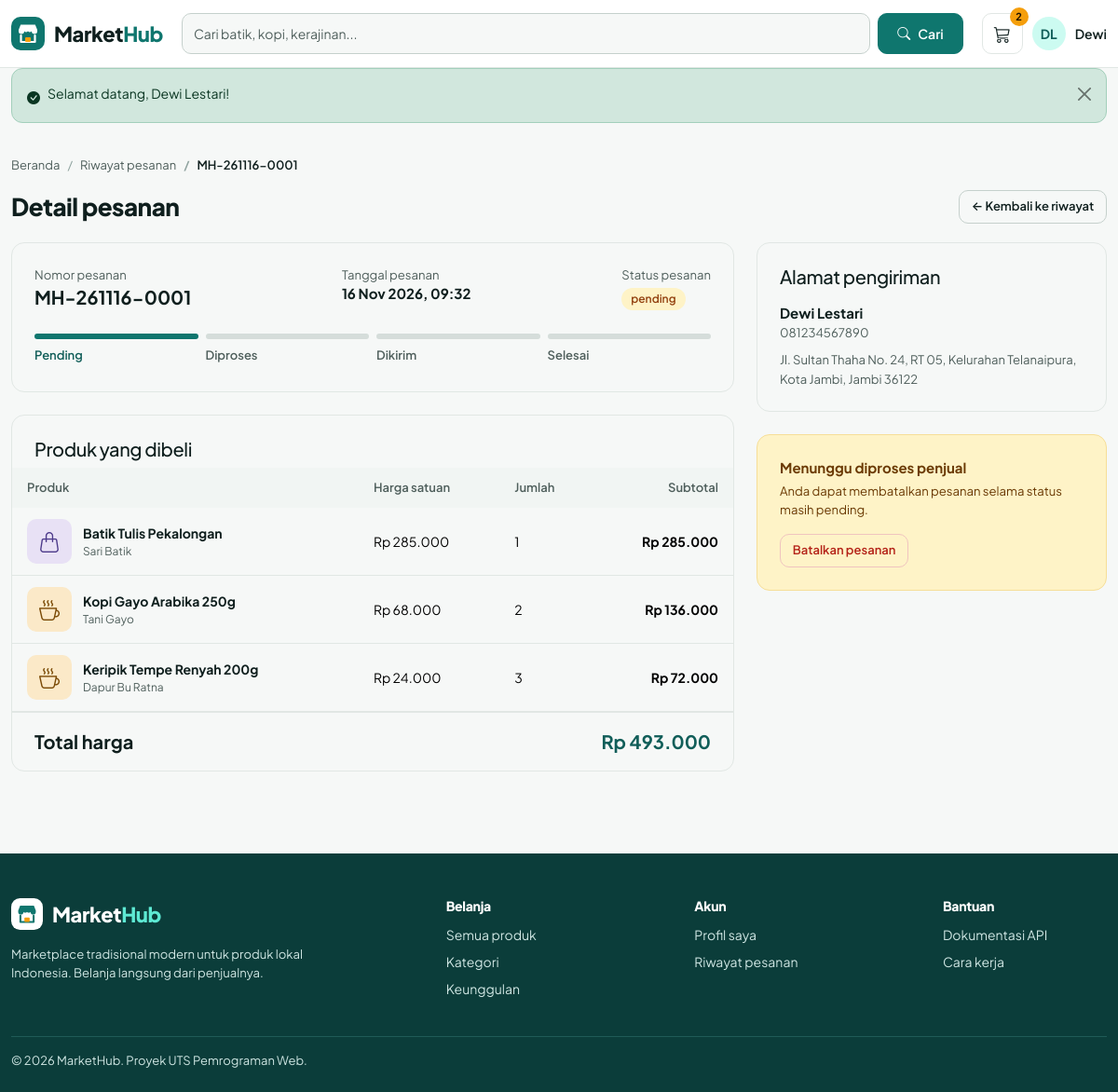
The app's page /pembeli/detail-pesanan.php?id=1 (signed in) with its own data.
### tables this page shows
CREATE TABLE users (
  id         INT UNSIGNED NOT NULL AUTO_INCREMENT,
  nama       VARCHAR(100) NOT NULL,
  email      VARCHAR(150) NOT NULL,
  password   VARCHAR(255) NOT NULL,
  role       ENUM('admin','penjual','pembeli') NOT NULL DEFAULT 'pembeli',
  status     ENUM('aktif','nonaktif') NOT NULL DEFAULT 'aktif',  
  created_at TIMESTAMP NOT NULL DEFAULT CURRENT_TIMESTAMP,
  PRIMARY KEY (id),
  UNIQUE KEY uq_users_email (email)
);

CREATE TABLE pesanan (
  id                INT UNSIGNED NOT NULL AUTO_INCREMENT,
  user_id           INT UNSIGNED NOT NULL,
  total_harga       DECIMAL(12,0) NOT NULL,
  status_pesanan    ENUM('pending','diproses','dikirim','selesai','dibatalkan') NOT NULL DEFAULT 'pending',
  alamat_pengiriman TEXT NOT NULL,
  tanggal_pesanan   TIMESTAMP NOT NULL DEFAULT CURRENT_TIMESTAMP,
  PRIMARY KEY (id),
  KEY idx_pesanan_user (user_id),
  KEY idx_pesanan_status (status_pesanan),
  CONSTRAINT fk_pesanan_user FOREIGN KEY (user_id) REFERENCES users (id) ON DELETE RESTRICT ON UPDATE CASCADE
);

CREATE TABLE detail_pesanan (
  id           INT UNSIGNED NOT NULL AUTO_INCREMENT,
  pesanan_id   INT UNSIGNED NOT NULL,
  produk_id    INT UNSIGNED NOT NULL,
  jumlah       INT NOT NULL,
  harga_satuan DECIMAL(12,0) NOT NULL,   
  subtotal     DECIMAL(12,0) NOT NULL,
  PRIMARY KEY (id),
  KEY idx_detail_pesanan (pesanan_id),
  KEY idx_detail_produk (produk_id),
  CONSTRAINT fk_detail_pesanan FOREIGN KEY (pesanan_id) REFERENCES pesanan (id) ON DELETE CASCADE  ON UPDATE CASCADE,
  CONSTRAINT fk_detail_produk  FOREIGN KEY (produk_id)  REFERENCES produk (id)  ON DELETE RESTRICT ON UPDATE CASCADE,
  CONSTRAINT chk_detail_jumlah CHECK (jumlah >= 1)
);

CREATE TABLE produk (
  id          INT UNSIGNED NOT NULL AUTO_INCREMENT,
  kategori_id INT UNSIGNED NOT NULL,
  penjual_id  INT UNSIGNED NOT NULL,
  nama_produk VARCHAR(150) NOT NULL,
  deskripsi   TEXT NOT NULL,
  harga       DECIMAL(12,0) NOT NULL,
  stok        INT NOT NULL DEFAULT 0,
  gambar      VARCHAR(255) DEFAULT NULL,
  created_at  TIMESTAMP NOT NULL DEFAULT CURRENT_TIMESTAMP,
  updated_at  TIMESTAMP NOT NULL DEFAULT CURRENT_TIMESTAMP ON UPDATE CURRENT_TIMESTAMP,
  PRIMARY KEY (id),
  KEY idx_produk_kategori (kategori_id),
  KEY idx_produk_penjual (penjual_id),
  CONSTRAINT fk_produk_kategori FOREIGN KEY (kategori_id) REFERENCES kategori (id) ON DELETE RESTRICT ON UPDATE CASCADE,
  CONSTRAINT fk_produk_penjual  FOREIGN KEY (penjual_id)  REFERENCES users (id)    ON DELETE RESTRICT ON UPDATE CASCADE,
  CONSTRAINT chk_produk_stok  CHECK (stok >= 0),
  CONSTRAINT chk_produk_harga CHECK (harga >= 0)
);

### auth/session.php (called while the page is built, shortened)
<?php
function current_user()
{
    static $user = false;
    if ($user !== false) {
        return $user;
    }
    $user = null;
    if (!empty($_SESSION['uid'])) {
        $row = db_row('SELECT id, nama, email, role, status, created_at FROM users WHERE id = ?', [(int) $_SESSION['uid']]);
        if ($row && $row['status'] === 'aktif') {
            $row['id'] = (int) $row['id'];
            $user = $row;
        } else {
            unset($_SESSION['uid']);
        }
    }
    return $user;
}

### auth/check-role.php (called while the page is built, shortened)
<?php
function require_login()
{
    $user = current_user();
    if ($user) {
        return $user;
    }
}
function require_role($roles = null)
{
    $user = require_login();
    return $user;
}

### includes/auth-check.php (called while the page is built)
<?php
$authUser = require_role($requiredRoles ?? null);

### pembeli/detail-pesanan.php (the view, shortened to what this page needs)
<?php
$requiredRoles = ['pembeli'];
require __DIR__ . '/../includes/auth-check.php';
$id = (int) get('id');
$o = db_row('SELECT * FROM pesanan WHERE id = ? AND user_id = ?', [$id, $authUser['id']]);
$items = order_items($id);
$al = parse_alamat($o['alamat_pengiriman']);
$st = $o['status_pesanan'];
$aksiTersedia = allowed_next_status($st, 'pembeli');
$alur = ['pending', 'diproses', 'dikirim', 'selesai'];
$posisi = array_search($st, $alur, true);
$layout = 'public';
require __DIR__ . '/../includes/header.php';
?>
<nav aria-label="Breadcrumb"><ol class="breadcrumb">
  <li class="breadcrumb-item"><a href="<?= e(url('beranda.php')) ?>">Beranda</a></li>
  <li class="breadcrumb-item"><a href="<?= e(url('pembeli/riwayat-pesanan.php')) ?>">Riwayat pesanan</a></li>
  <li class="breadcrumb-item active" aria-current="page"><?= e(nomor_pesanan($o['id'], $o['tanggal_pesanan'])) ?></li>
</ol></nav>
<div class="mh-ph"><h1>Detail pesanan</h1><a class="btn btn-outline-secondary btn-sm" href="<?= e(url('pembeli/riwayat-pesanan.php')) ?>">← Kembali ke riwayat</a></div>
<div class="row g-4">
  <div class="col-lg-8">
    <div class="card card-pad">
      <div class="d-flex flex-wrap justify-content-between gap-4">
        <div><div class="text-muted small">Nomor pesanan</div><b class="fs-5"><?= e(nomor_pesanan($o['id'], $o['tanggal_pesanan'])) ?></b></div>
        <div><div class="text-muted small">Tanggal pesanan</div><b><?= e(tgl($o['tanggal_pesanan'], true)) ?></b></div>
        <div><div class="text-muted small mb-1">Status pesanan</div><?= status_badge($st) ?></div>
      </div>
      <?php if ($st === 'dibatalkan'): ?>
        <div class="alert alert-danger mt-4 mb-0 py-2">Pesanan ini telah dibatalkan. Stok produk sudah dikembalikan.</div>
      <?php else: ?>
        <ol class="mh-steps">
          <?php foreach ($alur as $i => $a): ?>
            <li class="<?= $i <= $posisi ? 'done' : '' ?>"><i></i><?= ucfirst($a) ?></li>
          <?php endforeach; ?>
        </ol>
      <?php endif; ?>
    </div>
    <div class="card mt-4 overflow-hidden">
      <div class="px-4 pt-4 pb-2"><h2 class="h5 mb-0">Produk yang dibeli</h2></div>
      <div class="table-responsive">
        <table class="table mh-table">
          <thead><tr><th>Produk</th><th>Harga satuan</th><th>Jumlah</th><th class="text-end">Subtotal</th></tr></thead>
          <tbody>
          <?php foreach ($items as $it): ?>
            <tr>
              <td><div class="thumb-box"><?= produk_img($it, 'img-thumb') ?><div><a class="fw-bold text-body" href="<?= e(url('detail-produk.php?id=' . (int) $it['produk_id'])) ?>"><?= e($it['nama_produk']) ?></a><div class="text-muted" style="font-size:12px"><?= e($it['penjual_nama']) ?></div></div></div></td>
              <td><?= rupiah($it['harga_satuan']) ?></td>
              <td><?= (int) $it['jumlah'] ?></td>
              <td class="text-end"><b><?= rupiah($it['subtotal']) ?></b></td>
            </tr>
          <?php endforeach; ?>
          </tbody>
        </table>
      </div>
      <div class="d-flex justify-content-between px-4 py-3 border-top fs-5 fw-bold flex-wrap gap-2"><span>Total harga</span><span style="color:var(--mh-pd)"><?= rupiah($o['total_harga']) ?></span></div>
    </div>
  </div>
  <aside class="col-lg-4">
    <div class="card card-pad">
      <h2 class="h5 mb-3">Alamat pengiriman</h2>
      <?php if ($al['nama'] !== ''): ?><b><?= e($al['nama']) ?></b><div class="text-muted small"><?= e($al['telp']) ?></div><?php endif; ?>
      <p class="text-muted small mt-2 mb-0" style="line-height:1.6"><?= nl2br(e($al['alamat'])) ?></p>
    </div>
    <?php if ($aksiTersedia): ?>
      <div class="card card-pad mt-4" style="background:#FEF3C7;border-color:#F6DE97">
        <?php if (in_array('dibatalkan', $aksiTersedia, true)): ?>
          <b style="color:#6B3A04">Menunggu diproses penjual</b>
          <p class="small mt-1 mb-3" style="color:#6B3A04">Anda dapat membatalkan pesanan selama status masih pending.</p>
          <form method="post" data-confirm="Batalkan pesanan ini? Tindakan tidak dapat dibatalkan.">
            <button class="btn btn-outline-danger btn-sm" type="submit">Batalkan pesanan</button>
          </form>
        <?php endif; ?>
      </div>
    <?php endif; ?>
  </aside>
</div>
<?php require __DIR__ . '/../includes/footer.php'; ?>

### includes/navbar.php (shortened to what this page needs)
<?php
$u = current_user();
$cartN = ($u && $u['role'] === 'pembeli') ? cart_count($u['id']) : 0;
$isLanding = ($layout ?? 'public') === 'landing';
?>
<header class="mh-nav">
  <div class="container mh-nav-in">
    <a class="mh-logo" href="<?= e(url($isLanding ? 'index.php' : 'beranda.php')) ?>"><?= logo_svg(36) ?><span>Market<b>Hub</b></span></a>
    <?php if ($isLanding): ?>
      <nav class="mh-links d-none d-md-flex" aria-label="Menu utama">
        <a href="<?= e(url('beranda.php')) ?>">Beranda</a>
        <a href="#kategori">Kategori</a>
        <a href="#keunggulan">Keunggulan</a>
        <a href="#unggulan">Produk unggulan</a>
      </nav>
    <?php else: ?>
      <form class="mh-search" action="<?= e(url('beranda.php')) ?>" method="get" role="search">
        <input class="form-control" type="search" name="q" value="<?= e(get('q')) ?>" placeholder="Cari batik, kopi, kerajinan..." aria-label="Cari produk">
        <button class="btn btn-primary" type="submit"><i class="bi bi-search"></i><span class="d-none d-sm-inline">Cari</span></button>
      </form>
    <?php endif; ?>
    <div class="mh-nr">
      <?php if (!$isLanding && (!$u || $u['role'] === 'pembeli')): ?>
        <a class="mh-ib" href="<?= e(url('pembeli/keranjang.php')) ?>" aria-label="Keranjang belanja">
          <i class="bi bi-cart3"></i><?php if ($cartN > 0): ?><span class="mh-cnt"><?= $cartN ?></span><?php endif; ?>
        </a>
      <?php endif; ?>
      <?php if ($u): ?>
        <div class="dropdown">
          <a class="mh-me dropdown-toggle" href="#" role="button" data-bs-toggle="dropdown" aria-expanded="false">
            <span class="mh-av"><?= e(initials($u['nama'])) ?></span><span class="d-none d-sm-inline"><?= e(explode(' ', $u['nama'])[0]) ?></span>
          </a>
        </div>
      <?php else: ?>
        <a class="btn btn-outline-primary btn-sm" href="<?= e(url('auth/login.php')) ?>">Masuk</a>
        <a class="btn btn-primary btn-sm" href="<?= e(url('auth/register.php')) ?>">Daftar</a>
      <?php endif; ?>
    </div>
  </div>
</header>

### includes/functions.php (shortened to what this page needs)
<?php
function db_stmt($sql, array $params = [])
{
    global $conn;
    $st = $conn->prepare($sql);
    if ($params) {
        $types = '';
        foreach ($params as $p) {
            $types .= is_int($p) ? 'i' : (is_float($p) ? 'd' : 's');
        }
        $st->bind_param($types, ...$params);
    }
    $st->execute();
    return $st;
}
function db_all($sql, array $params = [])
{
    $st = db_stmt($sql, $params);
    $rows = $st->get_result()->fetch_all(MYSQLI_ASSOC);
    return $rows;
}
function db_row($sql, array $params = [])
{
    $rows = db_all($sql, $params);
    return $rows[0] ?? null;
}
function db_val($sql, array $params = [])
{
    $row = db_row($sql, $params);
    return $row ? reset($row) : null;
}
function e($v)
{
    return htmlspecialchars((string) $v, ENT_QUOTES, 'UTF-8');
}
function url($path = '')
{
    return BASE_URL . '/' . ltrim($path, '/');
}
function get($key, $default = '')
{
    $v = $_GET[$key] ?? $default;
    return is_string($v) ? trim($v) : $default;
}
function rupiah($n)
{
    return 'Rp ' . number_format((float) $n, 0, ',', '.');
}
function tgl($d, $withTime = false)
{
    $bln = ['', 'Jan', 'Feb', 'Mar', 'Apr', 'Mei', 'Jun', 'Jul', 'Agu', 'Sep', 'Okt', 'Nov', 'Des'];
    $t = strtotime($d);
    return date('j', $t) . ' ' . $bln[(int) date('n', $t)] . ' ' . date('Y', $t) . ($withTime ? ', ' . date('H:i', $t) : '');
}
function nomor_pesanan($id, $tanggal)
{
    return 'MH-' . date('ymd', strtotime($tanggal)) . '-' . str_pad((string) $id, 4, '0', STR_PAD_LEFT);
}
function status_badge($s)
{
    $s = in_array($s, STATUS_LIST, true) ? $s : 'pending';
    return '<span class="st st-' . $s . '">' . e($s) . '</span>';
}
function initials($name)
{
    $parts = preg_split('/\s+/', trim((string) $name));
    $i = strtoupper(substr($parts[0] ?? '', 0, 1) . substr($parts[1] ?? '', 0, 1));
    return $i !== '' ? $i : 'U';
}
function parse_alamat($s)
{
    if (preg_match('/^([^|\n]*)\|([^\n]*)\n(.*)$/s', (string) $s, $m)) {
        return ['nama' => $m[1], 'telp' => $m[2], 'alamat' => $m[3]];
    }
    return ['nama' => '', 'telp' => '', 'alamat' => (string) $s];
}
function logo_svg($size = 36, $inverse = false)
{
    $bg = $inverse ? '#FFFFFF' : '#0F766E';
    $fg = $inverse ? '#0F766E' : '#FFFFFF';
    return '<svg width="' . $size . '" height="' . $size . '" viewBox="0 0 36 36" aria-hidden="true"><rect width="36" height="36" rx="10" fill="' . $bg . '"/>'
        . '<path d="M8 14l2.2-5.5h15.6L28 14v1.5a3 3 0 01-6 0 3 3 0 01-4 0 3 3 0 01-4 0 3 3 0 01-6 0z" fill="' . $fg . '"/>'
        . '<path d="M10.5 20v7h15v-7" stroke="' . $fg . '" stroke-width="2.2" fill="none" stroke-linecap="round" stroke-linejoin="round"/>'
        . '<rect x="15" y="22" width="6" height="5" rx="1" fill="#F59E0B"/></svg>';
}
function kategori_style($kategoriId)
{
    $set = [
        ['#E8E1F5', '#4C3A8A', 'bi-handbag'],
        ['#FBE9C8', '#7A4A06', 'bi-cup-hot'],
        ['#D9F2EE', '#115E59', 'bi-basket2'],
        ['#FADBD2', '#8A2F17', 'bi-house-heart'],
        ['#DDEBD0', '#2F5A14', 'bi-flower1'],
        ['#E2E8F0', '#334155', 'bi-gem'],
    ];
    return $set[(((int) $kategoriId) - 1 + count($set) * 10) % count($set)];
}
function produk_img(array $p, $cls = 'img-card')
{
    [$bg, $fg, $icon] = kategori_style($p['kategori_id'] ?? 0);
    $file = $p['gambar'] ?? '';
    if ($file && is_file(UPLOAD_DIR . '/' . basename($file))) {
        $inner = '<img src="' . e(url('uploads/produk/' . basename($file))) . '" alt="' . e($p['nama_produk'] ?? 'Produk') . '" loading="lazy">';
    } else {
        $inner = '<i class="bi ' . $icon . '" aria-hidden="true"></i>';
    }
    return '<span class="mh-img ' . $cls . '" style="background:' . $bg . ';color:' . $fg . '">' . $inner . '</span>';
}
function cart_count($uid)
{
    return (int) db_val('SELECT COUNT(*) FROM keranjang WHERE user_id = ?', [(int) $uid]);
}
function allowed_next_status($current, $role)
{
    $map = [
        'pending'  => ['diproses', 'dibatalkan'],
        'diproses' => ['dikirim', 'dibatalkan'],
        'dikirim'  => ['selesai'],
    ];
    $next = $map[$current] ?? [];
    if ($role === 'pembeli') {
        return array_values(array_intersect($next, $current === 'pending' ? ['dibatalkan'] : ($current === 'dikirim' ? ['selesai'] : [])));
    }
    return $role === 'admin' ? $next : [];
}
function order_items($orderId)
{
    return db_all('SELECT d.*, p.nama_produk, p.gambar, p.kategori_id, p.penjual_id, u.nama AS penjual_nama
        FROM detail_pesanan d JOIN produk p ON p.id = d.produk_id JOIN users u ON u.id = p.penjual_id
        WHERE d.pesanan_id = ? ORDER BY d.id', [(int) $orderId]);
}

### records on screen
users: nama "DL", nama "Dewi"
pesanan: nomor_pesanan($o['id'], $o['tanggal_pesanan']) "MH-261116-0001", tanggal_pesanan "16 Nov 2026, 09:32", total_harga "Rp 493.000", alamat_pengiriman "Dewi Lestari", alamat_pengiriman "081234567890", alamat_pengiriman "Jl. Sultan Thaha No. 24, RT 05, Kelurahan Telanaipura, Kota Jambi, Jambi 36122"
detail_pesanan: produk.nama_produk "Batik Tulis Pekalongan", users.nama "Sari Batik", harga_satuan "Rp 285.000", jumlah "1", subtotal "Rp 285.000"
detail_pesanan: produk.nama_produk "Kopi Gayo Arabika 250g", users.nama "Tani Gayo", harga_satuan "Rp 68.000", jumlah "2", subtotal "Rp 136.000"
detail_pesanan: produk.nama_produk "Keripik Tempe Renyah 200g", users.nama "Dapur Bu Ratna", harga_satuan "Rp 24.000", jumlah "3", subtotal "Rp 72.000"

### other values on screen
$cartN "2"
$fl['msg'] "Selamat datang, Dewi Lestari!"
$s "pending"
$a "Pending"
$a "Diproses"
$a "Dikirim"
$a "Selesai"
